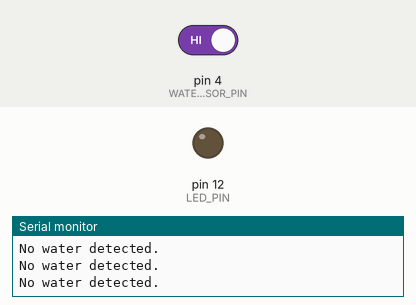
Bench run of a sketch on a simulated Arduino Uno, built with avr-gcc and run on an emulated ATmega328P. Shown: output pins drawn as LEDs (lit = HIGH), the last lines printed to the serial monitor. Inputs (shaded band) come from the test bench; at power-on: pin 4 (WATER_SENSOR_PIN) HIGH.

Above: at 2.8 s.
2.9 s: pin 4 (WATER_SENSOR_PIN) driven LOW
At 4.1 s:
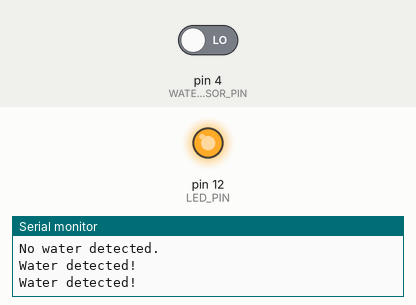
4.5 s: pin 4 (WATER_SENSOR_PIN) driven HIGH
At 5.7 s:
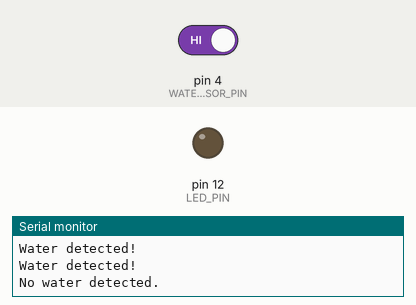
Timing chart, 0 to 7.5 s (numbered marks = the images above; inputs shaded):
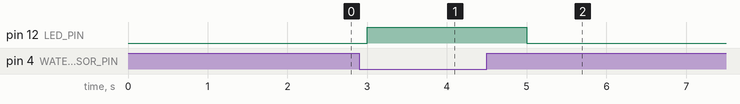

Measured:
- after the input at 2.9 s, pin 12 (LED_PIN): LOW → HIGH after 0.10 s
- after the input at 4.5 s, pin 12 (LED_PIN): HIGH → LOW after 0.50 s

The sketch:

water_float_sensor.ino
```cpp
#define WATER_SENSOR_PIN 4 // Define the pin connected to the water float sensor
#define LED_PIN 12 // Define the pin connected to the LED

void setup() {
  pinMode(WATER_SENSOR_PIN, INPUT_PULLUP); // Set the water sensor pin as an input with internal pull-up resistor enabled
  pinMode(LED_PIN, OUTPUT); // Set the LED pin as an output
  Serial.begin(9600); // Initialize serial communication
}

void loop() {
  int waterLevel = digitalRead(WATER_SENSOR_PIN); // Read the state of the water float sensor

  if (waterLevel == LOW) {
    Serial.println("Water detected!"); // Print a message when water is detected
    digitalWrite(LED_PIN, HIGH); // Turn on the LED
  } else {
    Serial.println("No water detected."); // Print a message when no water is detected
    digitalWrite(LED_PIN, LOW); // Turn off the LED
  }

  delay(1000); // Delay for stability
}
```
